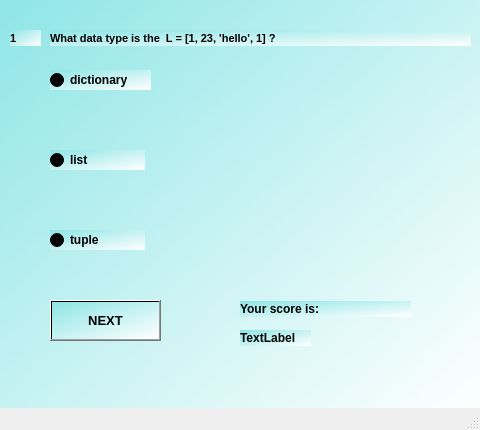
<?xml version="1.0" encoding="UTF-8"?>
<ui version="4.0">
 <class>MainWindow5</class>
 <widget class="QMainWindow" name="MainWindow5">
  <property name="geometry">
   <rect>
    <x>0</x>
    <y>0</y>
    <width>480</width>
    <height>430</height>
   </rect>
  </property>
  <property name="windowTitle">
   <string>MainWindow</string>
  </property>
  <property name="styleSheet">
   <string notr="true"/>
  </property>
  <widget class="QWidget" name="centralwidget">
   <widget class="QWidget" name="widget" native="true">
    <property name="geometry">
     <rect>
      <x>0</x>
      <y>-10</y>
      <width>480</width>
      <height>430</height>
     </rect>
    </property>
    <property name="styleSheet">
     <string notr="true">background-color:qlineargradient(spread:pad, x1:0, y1:0, x2:1, y2:1, stop:0 rgba(142, 229, 230, 255), stop:1 rgba(255, 255, 255, 255))</string>
    </property>
    <widget class="QLabel" name="label">
     <property name="geometry">
      <rect>
       <x>10</x>
       <y>40</y>
       <width>31</width>
       <height>16</height>
      </rect>
     </property>
     <property name="font">
      <font>
       <pointsize>8</pointsize>
       <weight>75</weight>
       <bold>true</bold>
      </font>
     </property>
     <property name="text">
      <string>1</string>
     </property>
    </widget>
    <widget class="QLabel" name="label_2">
     <property name="geometry">
      <rect>
       <x>50</x>
       <y>40</y>
       <width>421</width>
       <height>16</height>
      </rect>
     </property>
     <property name="font">
      <font>
       <pointsize>8</pointsize>
       <weight>75</weight>
       <bold>true</bold>
      </font>
     </property>
     <property name="text">
      <string>What data type is the  L = [1, 23, 'hello', 1] ?</string>
     </property>
    </widget>
    <widget class="QRadioButton" name="radioButton">
     <property name="geometry">
      <rect>
       <x>50</x>
       <y>80</y>
       <width>101</width>
       <height>20</height>
      </rect>
     </property>
     <property name="font">
      <font>
       <weight>75</weight>
       <bold>true</bold>
      </font>
     </property>
     <property name="text">
      <string>dictionary</string>
     </property>
    </widget>
    <widget class="QRadioButton" name="radioButton_2">
     <property name="geometry">
      <rect>
       <x>50</x>
       <y>160</y>
       <width>95</width>
       <height>20</height>
      </rect>
     </property>
     <property name="font">
      <font>
       <weight>75</weight>
       <bold>true</bold>
      </font>
     </property>
     <property name="text">
      <string>list</string>
     </property>
    </widget>
    <widget class="QRadioButton" name="radioButton_3">
     <property name="geometry">
      <rect>
       <x>50</x>
       <y>240</y>
       <width>95</width>
       <height>20</height>
      </rect>
     </property>
     <property name="font">
      <font>
       <weight>75</weight>
       <bold>true</bold>
      </font>
     </property>
     <property name="text">
      <string>tuple</string>
     </property>
    </widget>
    <widget class="QPushButton" name="NEXT">
     <property name="geometry">
      <rect>
       <x>50</x>
       <y>310</y>
       <width>111</width>
       <height>41</height>
      </rect>
     </property>
     <property name="font">
      <font>
       <pointsize>10</pointsize>
       <weight>75</weight>
       <bold>true</bold>
      </font>
     </property>
     <property name="text">
      <string>NEXT</string>
     </property>
    </widget>
    <widget class="QLabel" name="label_3">
     <property name="geometry">
      <rect>
       <x>240</x>
       <y>311</y>
       <width>171</width>
       <height>16</height>
      </rect>
     </property>
     <property name="font">
      <font>
       <weight>75</weight>
       <bold>true</bold>
      </font>
     </property>
     <property name="text">
      <string>Your score is:</string>
     </property>
    </widget>
    <widget class="QLabel" name="label_4">
     <property name="geometry">
      <rect>
       <x>240</x>
       <y>340</y>
       <width>71</width>
       <height>16</height>
      </rect>
     </property>
     <property name="font">
      <font>
       <weight>75</weight>
       <bold>true</bold>
      </font>
     </property>
     <property name="text">
      <string>TextLabel</string>
     </property>
    </widget>
   </widget>
  </widget>
  <widget class="QMenuBar" name="menubar">
   <property name="geometry">
    <rect>
     <x>0</x>
     <y>0</y>
     <width>480</width>
     <height>26</height>
    </rect>
   </property>
  </widget>
  <widget class="QStatusBar" name="statusbar"/>
 </widget>
 <resources/>
 <connections/>
</ui>
